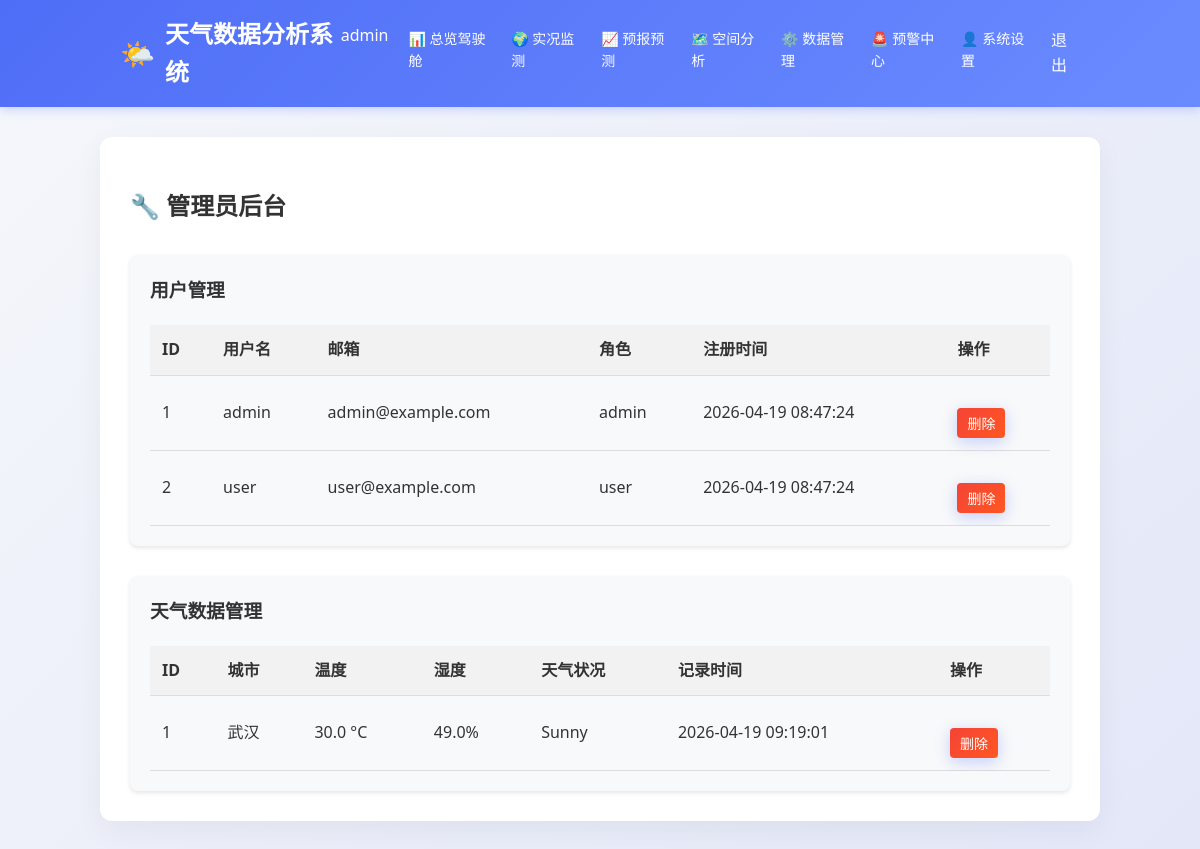
The page /admin (signed in) on the database its author committed.
### app/models.py (models this page shows)
class User(UserMixin, db.Model):
    id = db.Column(db.Integer, primary_key=True)
    username = db.Column(db.String(50), unique=True, nullable=False)
    password = db.Column(db.String(100), nullable=False)
    email = db.Column(db.String(100), unique=True, nullable=False)
    create_time = db.Column(db.DateTime, default=datetime.utcnow)
    role = db.Column(db.String(20), default='user')  # user或admin

class Weather(db.Model):
    id = db.Column(db.Integer, primary_key=True)
    city = db.Column(db.String(100), nullable=False, index=True)
    temperature = db.Column(db.Float, nullable=False)
    humidity = db.Column(db.Float, nullable=False)
    description = db.Column(db.String(200), nullable=True)
    wind_speed = db.Column(db.String(50), nullable=True)
    wind_dir = db.Column(db.String(50), nullable=True)
    visibility = db.Column(db.String(50), nullable=True)
    pressure = db.Column(db.String(50), nullable=True)
    feels_like = db.Column(db.Float, nullable=True)
    aqi = db.Column(db.Integer, nullable=True)  # 空气质量指数
    pm25 = db.Column(db.Float, nullable=True)  # PM2.5
    pm10 = db.Column(db.Float, nullable=True)  # PM10
    o3 = db.Column(db.Float, nullable=True)  # 臭氧
    no2 = db.Column(db.Float, nullable=True)  # 二氧化氮
    so2 = db.Column(db.Float, nullable=True)  # 二氧化硫
    co = db.Column(db.Float, nullable=True)  # 一氧化碳
    date = db.Column(db.DateTime, default=datetime.utcnow, index=True)
    timestamp = db.Column(db.DateTime, default=datetime.utcnow, onupdate=datetime.utcnow)

### app/app.py (the view)
    @login_required
    def admin_decorated_function(*args, **kwargs):
        if current_user.role != 'admin':
            flash('权限不足，需要管理员权限')
            return redirect(url_for('index'))
        return f(*args, **kwargs)

### app/app.py (called while the page is built)
@login_manager.user_loader
def load_user(user_id):
    return User.query.get(int(user_id))

def admin_required(f):
    @login_required
    def admin_decorated_function(*args, **kwargs):
        if current_user.role != 'admin':
            flash('权限不足，需要管理员权限')
            return redirect(url_for('index'))
        return f(*args, **kwargs)
    admin_decorated_function.__name__ = f.__name__
    return admin_decorated_function

@app.route("/admin")
@admin_required
def admin():
    users = User.query.all()
    weather_data = Weather.query.order_by(Weather.date.desc()).limit(100).all()
    return render_template("admin.html", users=users, weather_data=weather_data, user=current_user)

### app/templates/admin.html (shortened to what this page needs)
{% extends "base.html" %}
{% block content %}
<div class="card">
    <h2>🔧 管理员后台</h2>
    <div class="admin-section">
        <h3>用户管理</h3>
        <div class="table-responsive">
            <table class="admin-table">
                <thead>
                    <tr>
                        <th>ID</th>
                        <th>用户名</th>
                        <th>邮箱</th>
                        <th>角色</th>
                        <th>注册时间</th>
                        <th>操作</th>
                    </tr>
                </thead>
                <tbody>
                    {% for user in users %}
                    <tr>
                        <td>{{ user.id }}</td>
                        <td>{{ user.username }}</td>
                        <td>{{ user.email }}</td>
                        <td>{{ user.role }}</td>
                        <td>{{ user.create_time.strftime('%Y-%m-%d %H:%M:%S') }}</td>
                        <td>
                            <form method="post" action="{{ url_for('delete_user', user_id=user.id) }}" onsubmit="return confirm('确定要删除这个用户吗？');">
                                <button type="submit" class="delete-btn">删除</button>
                            </form>
                        </td>
                    </tr>
                    {% endfor %}
                </tbody>
            </table>
        </div>
    </div>
    <div class="admin-section">
        <h3>天气数据管理</h3>
        <div class="table-responsive">
            <table class="admin-table">
                <thead>
                    <tr>
                        <th>ID</th>
                        <th>城市</th>
                        <th>温度</th>
                        <th>湿度</th>
                        <th>天气状况</th>
                        <th>记录时间</th>
                        <th>操作</th>
                    </tr>
                </thead>
                <tbody>
                    {% for weather in weather_data %}
                    <tr>
                        <td>{{ weather.id }}</td>
                        <td>{{ weather.city }}</td>
                        <td>{{ weather.temperature }} °C</td>
                        <td>{{ weather.humidity }}%</td>
                        <td>{{ weather.description }}</td>
                        <td>{{ weather.date.strftime('%Y-%m-%d %H:%M:%S') }}</td>
                        <td>
                            <form method="post" action="{{ url_for('delete_weather', weather_id=weather.id) }}" onsubmit="return confirm('确定要删除这条天气数据吗？');">
                                <button type="submit" class="delete-btn">删除</button>
                            </form>
                        </td>
                    </tr>
                    {% endfor %}
                </tbody>
            </table>
        </div>
    </div>
</div>
{% endblock %}

### app/templates/base.html (shortened to what this page needs)
<!DOCTYPE html>
<html lang="zh">
<head>
    <link rel="stylesheet" href="/static/css/style.css">
</head>
<body>
{% if user %}
<div class="nav">
    <div class="container">
        <h1>天气数据分析系统</h1>
        <div class="nav-links">
            <span>{{ user.username }}</span>
            <div class="dropdown">
                <a href="/" class="dropbtn">📊 总览驾驶舱</a>
            </div>
            <div class="dropdown">
                <a href="#" class="dropbtn">🌍 实况监测</a>
            </div>
            <div class="dropdown">
                <a href="#" class="dropbtn">📈 预报预测</a>
            </div>
            <div class="dropdown">
                <a href="#" class="dropbtn">🗺️ 空间分析</a>
            </div>
            <div class="dropdown">
                <a href="#" class="dropbtn">⚙️ 数据管理</a>
            </div>
            <div class="dropdown">
                <a href="#" class="dropbtn">🚨 预警中心</a>
            </div>
            <div class="dropdown">
                <a href="#" class="dropbtn">👤 系统设置</a>
            </div>
            <a href="/logout">退出</a>
        </div>
    </div>
</div>
{% endif %}
<div class="container">
    {% block content %}{% endblock %}
</div>
</body>
</html>

### app/static/css/style.css (style rules this page uses)
* { box-sizing: border-box; font-family: "Segoe UI", "PingFang SC", sans-serif; }
body { margin: 0; background: linear-gradient(135deg, #f5f7fb, #e3e7f8); color: #333; line-height: 1.6; }
a { text-decoration: none; color: #4f6ef7; transition: color 0.3s ease; }
.container { width: 90%; max-width: 1000px; margin: 0 auto; padding: 30px 0; }
.nav { background: linear-gradient(135deg, #4f6ef7, #6a8bff); color: white; padding: 15px 0; box-shadow: 0 2px 10px rgba(79, 110, 247, 0.3); }
.nav .container { display: flex; justify-content: space-between; align-items: center; padding: 0 20px; }
.nav h1 { font-size: 24px; margin: 0; font-weight: 600; display: flex; align-items: center; }
.nav h1::before { content: "🌤️"; margin-right: 10px; font-size: 28px; }
.nav-links { display: flex; gap: 20px; }
.nav a { color: white; margin-left: 0; font-weight: 500; position: relative; padding: 5px 0; }
.nav a::after { content: ''; position: absolute; bottom: 0; left: 0; width: 0; height: 2px; background: white; transition: width 0.3s ease; }
.card { background: white; border-radius: 12px; padding: 30px; margin-bottom: 25px; box-shadow: 0 10px 30px rgba(0,0,0,0.05); transition: transform 0.3s ease, box-shadow 0.3s ease; }
button { margin-top: 20px; padding: 14px 30px; background: linear-gradient(135deg, #4f6ef7, #6a8bff); border: none; color: white; border-radius: 8px; cursor: pointer; font-size: 16px; font-weight: 500; transition: transform 0.3s ease, box-shadow 0.3s ease; box-shadow: 0 4px 15px rgba(79, 110, 247, 0.3); }
.delete-btn { background: linear-gradient(135deg, #f44336, #ff5722) !important; }
.dropdown { position: relative; display: inline-block; }
.dropbtn { background: none; color: white; font-size: 14px; border: none; cursor: pointer; padding: 5px 0; font-weight: 500; position: relative; display: inline-block; text-decoration: none; }
.dropbtn::after { content: ''; position: absolute; bottom: 0; left: 0; width: 0; height: 2px; background: white; transition: width 0.3s ease; }

### app/templates/admin.html (style rules this page uses)
.admin-section { margin-top: 30px; background-color: #f8f9fa; border-radius: 8px; padding: 20px; box-shadow: 0 2px 4px rgba(0,0,0,0.1); }
.admin-section h3 { margin-top: 0; margin-bottom: 20px; color: #333; }
.table-responsive { overflow-x: auto; }
.admin-table { width: 100%; border-collapse: collapse; }
.admin-table th, .admin-table td { padding: 12px; text-align: left; border-bottom: 1px solid #ddd; }
.admin-table th { background-color: #f2f2f2; font-weight: bold; color: #333; }
.delete-btn { background-color: #dc3545; color: white; border: none; padding: 5px 10px; border-radius: 4px; cursor: pointer; font-size: 14px; }

### rows shown on the page
User: username "admin", id "1", email "admin@example.com", role "admin", create_time "2026-04-19 08:47:24"
User: id "2", username "user", email "user@example.com", role "user", create_time "2026-04-19 08:47:24"
Weather: id "1", city "武汉", temperature "30.0", humidity "49.0", description "Sunny", date "2026-04-19 09:19:01"
